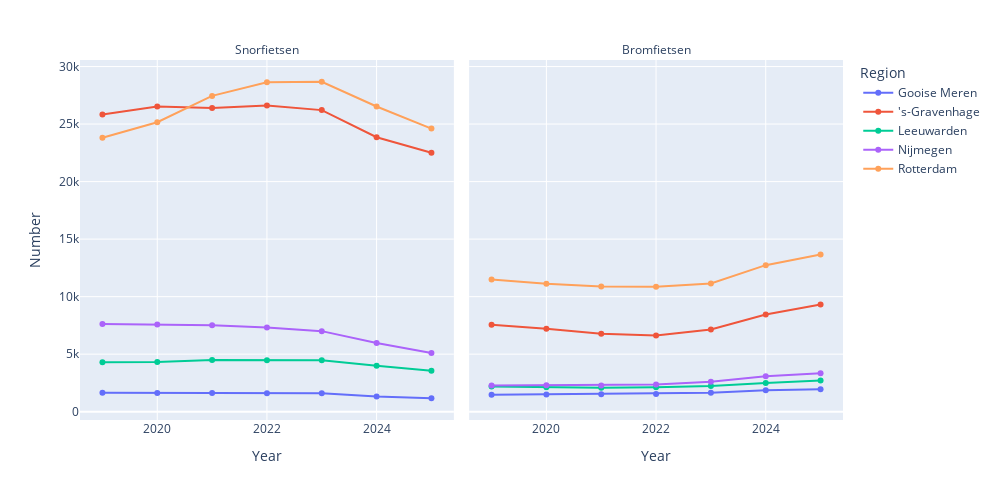

The cell this chart's notebook holds for it:
### Code cell
df_jaar_region = (df.groupby(["Year", "Region", "Type"])["Number"].sum().reset_index())


fig = px.line(
    df, x="Year", y="Number", color="Region",
    facet_col="Type",  # <-- alleen deze
    markers=True
)



fig.for_each_annotation(lambda a: a.update(text=a.text.split("=")[-1]))

# Y-as delen voor eerlijke vergelijking
fig.update_yaxes(matches="y")

fig.update_layout(height=500, width=1000, legend_title_text="Region")
fig.show()

### Figure 1 — Plotly figure (JSON) as saved in the notebook; plotly's stock layout.template omitted (floating-point values rounded to 4 significant figures)
{"data": [{"hovertemplate": "Region=Gooise Meren<br>Type=Snorfietsen<br>Year=%{x}<br>Number=%{y}<extra></extra>", "legendgroup": "Gooise Meren", "line": {"color": "#636efa", "dash": "solid"}, "marker": {"symbol": "circle"}, "mode": "lines+markers", "name": "Gooise Meren", "orientation": "v", "showlegend": true, "type": "scatter", "x": [2019, 2020, 2021, 2022, 2023, 2024, 2025], "xaxis": "x", "y": [1651, 1628, 1635, 1612, 1614, 1319, 1169], "yaxis": "y"}, {"hovertemplate": "Region=Gooise Meren<br>Type=Bromfietsen<br>Year=%{x}<br>Number=%{y}<extra></extra>", "legendgroup": "Gooise Meren", "line": {"color": "#636efa", "dash": "solid"}, "marker": {"symbol": "circle"}, "mode": "lines+markers", "name": "Gooise Meren", "orientation": "v", "showlegend": false, "type": "scatter", "x": [2019, 2020, 2021, 2022, 2023, 2024, 2025], "xaxis": "x2", "y": [1468, 1497, 1524, 1548, 1640, 1865, 1952], "yaxis": "y2"}, {"hovertemplate": "Region='s-Gravenhage <br>Type=Snorfietsen<br>Year=%{x}<br>Number=%{y}<extra></extra>", "legendgroup": "'s-Gravenhage ", "line": {"color": "#EF553B", "dash": "solid"}, "marker": {"symbol": "circle"}, "mode": "lines+markers", "name": "'s-Gravenhage ", "orientation": "v", "showlegend": true, "type": "scatter", "x": [2019, 2020, 2021, 2022, 2023, 2024, 2025], "xaxis": "x", "y": [25829, 26531, 26404, 26621, 26212, 23857, 22512], "yaxis": "y"}, {"hovertemplate": "Region='s-Gravenhage <br>Type=Bromfietsen<br>Year=%{x}<br>Number=%{y}<extra></extra>", "legendgroup": "'s-Gravenhage ", "line": {"color": "#EF553B", "dash": "solid"}, "marker": {"symbol": "circle"}, "mode": "lines+markers", "name": "'s-Gravenhage ", "orientation": "v", "showlegend": false, "type": "scatter", "x": [2019, 2020, 2021, 2022, 2023, 2024, 2025], "xaxis": "x2", "y": [7564, 7212, 6778, 6623, 7144, 8451, 9313], "yaxis": "y2"}, {"hovertemplate": "Region=Leeuwarden<br>Type=Snorfietsen<br>Year=%{x}<br>Number=%{y}<extra></extra>", "legendgroup": "Leeuwarden", "line": {"color": "#00cc96", "dash": "solid"}, "marker": {"symbol": "circle"}, "mode": "lines+markers", "name": "Leeuwarden", "orientation": "v", "showlegend": true, "type": "scatter", "x": [2019, 2020, 2021, 2022, 2023, 2024, 2025], "xaxis": "x", "y": [4307, 4324, 4492, 4468, 4481, 4004, 3565], "yaxis": "y"}, {"hovertemplate": "Region=Leeuwarden<br>Type=Bromfietsen<br>Year=%{x}<br>Number=%{y}<extra></extra>", "legendgroup": "Leeuwarden", "line": {"color": "#00cc96", "dash": "solid"}, "marker": {"symbol": "circle"}, "mode": "lines+markers", "name": "Leeuwarden", "orientation": "v", "showlegend": false, "type": "scatter", "x": [2019, 2020, 2021, 2022, 2023, 2024, 2025], "xaxis": "x2", "y": [2186, 2134, 2072, 2135, 2227, 2501, 2704], "yaxis": "y2"}, {"hovertemplate": "Region=Nijmegen<br>Type=Snorfietsen<br>Year=%{x}<br>Number=%{y}<extra></extra>", "legendgroup": "Nijmegen", "line": {"color": "#ab63fa", "dash": "solid"}, "marker": {"symbol": "circle"}, "mode": "lines+markers", "name": "Nijmegen", "orientation": "v", "showlegend": true, "type": "scatter", "x": [2019, 2020, 2021, 2022, 2023, 2024, 2025], "xaxis": "x", "y": [7629, 7575, 7510, 7316, 7003, 5969, 5100], "yaxis": "y"}, {"hovertemplate": "Region=Nijmegen<br>Type=Bromfietsen<br>Year=%{x}<br>Number=%{y}<extra></extra>", "legendgroup": "Nijmegen", "line": {"color": "#ab63fa", "dash": "solid"}, "marker": {"symbol": "circle"}, "mode": "lines+markers", "name": "Nijmegen", "orientation": "v", "showlegend": false, "type": "scatter", "x": [2019, 2020, 2021, 2022, 2023, 2024, 2025], "xaxis": "x2", "y": [2284, 2305, 2287, 2366, 2602, 3090, 3343], "yaxis": "y2"}, {"hovertemplate": "Region=Rotterdam<br>Type=Snorfietsen<br>Year=%{x}<br>Number=%{y}<extra></extra>", "legendgroup": "Rotterdam", "line": {"color": "#FFA15A", "dash": "solid"}, "marker": {"symbol": "circle"}, "mode": "lines+markers", "name": "Rotterdam", "orientation": "v", "showlegend": true, "type": "scatter", "x": [2019, 2020, 2021, 2022, 2023, 2024, 2025], "xaxis": "x", "y": [23813, 25161, 27450, 28626, 28678, 26524, 24605], "yaxis": "y"}, {"hovertemplate": "Region=Rotterdam<br>Type=Bromfietsen<br>Year=%{x}<br>Number=%{y}<extra></extra>", "legendgroup": "Rotterdam", "line": {"color": "#FFA15A", "dash": "solid"}, "marker": {"symbol": "circle"}, "mode": "lines+markers", "name": "Rotterdam", "orientation": "v", "showlegend": false, "type": "scatter", "x": [2019, 2020, 2021, 2022, 2023, 2024, 2025], "xaxis": "x2", "y": [11480, 11121, 10883, 10871, 11140, 12736, 13663], "yaxis": "y2"}], "layout": {"annotations": [{"font": {}, "showarrow": false, "text": "Snorfietsen", "x": 0.245, "xanchor": "center", "xref": "paper", "y": 1, "yanchor": "bottom", "yref": "paper"}, {"font": {}, "showarrow": false, "text": "Bromfietsen", "x": 0.755, "xanchor": "center", "xref": "paper", "y": 1, "yanchor": "bottom", "yref": "paper"}], "height": 500, "legend": {"title": {"text": "Region"}, "tracegroupgap": 0}, "margin": {"t": 60}, "width": 1000, "xaxis": {"anchor": "y", "domain": [0, 0.49], "title": {"text": "Year"}}, "xaxis2": {"anchor": "y2", "domain": [0.51, 1], "matches": "x", "title": {"text": "Year"}}, "yaxis": {"anchor": "x", "domain": [0, 1], "matches": "y", "title": {"text": "Number"}}, "yaxis2": {"anchor": "x2", "domain": [0, 1], "matches": "y", "showticklabels": false}}}
